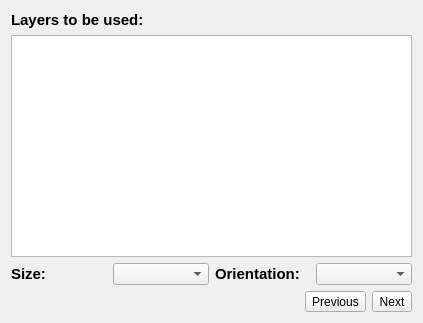
<?xml version="1.0" encoding="UTF-8"?>
<ui version="4.0">
 <class>chLayerPageWidget</class>
 <widget class="QWidget" name="chLayerPageWidget">
  <property name="geometry">
   <rect>
    <x>0</x>
    <y>0</y>
    <width>423</width>
    <height>323</height>
   </rect>
  </property>
  <property name="windowTitle">
   <string>Form</string>
  </property>
  <layout class="QVBoxLayout" name="verticalLayout_2">
   <item>
    <layout class="QVBoxLayout" name="verticalLayout">
     <item>
      <widget class="QLabel" name="label">
       <property name="font">
        <font>
         <pointsize>10</pointsize>
         <weight>75</weight>
         <bold>true</bold>
        </font>
       </property>
       <property name="text">
        <string>&lt;html&gt;&lt;head/&gt;&lt;body&gt;&lt;p&gt;&lt;span style=&quot; font-size:11pt;&quot;&gt;Layers to be used:&lt;/span&gt;&lt;/p&gt;&lt;/body&gt;&lt;/html&gt;</string>
       </property>
      </widget>
     </item>
     <item>
      <widget class="QListView" name="lvLayers"/>
     </item>
    </layout>
   </item>
   <item>
    <layout class="QHBoxLayout" name="horizontalLayout">
     <item>
      <widget class="QLabel" name="label_2">
       <property name="font">
        <font>
         <pointsize>10</pointsize>
         <weight>75</weight>
         <bold>true</bold>
        </font>
       </property>
       <property name="text">
        <string>&lt;html&gt;&lt;head/&gt;&lt;body&gt;&lt;p&gt;&lt;span style=&quot; font-size:11pt;&quot;&gt;Size:&lt;/span&gt;&lt;/p&gt;&lt;/body&gt;&lt;/html&gt;</string>
       </property>
      </widget>
     </item>
     <item>
      <widget class="QComboBox" name="cbSize"/>
     </item>
     <item>
      <widget class="QLabel" name="label_3">
       <property name="font">
        <font>
         <pointsize>10</pointsize>
         <weight>75</weight>
         <bold>true</bold>
        </font>
       </property>
       <property name="text">
        <string>&lt;html&gt;&lt;head/&gt;&lt;body&gt;&lt;p&gt;&lt;span style=&quot; font-size:11pt;&quot;&gt;Orientation:&lt;/span&gt;&lt;/p&gt;&lt;/body&gt;&lt;/html&gt;</string>
       </property>
      </widget>
     </item>
     <item>
      <widget class="QComboBox" name="cbOrientation"/>
     </item>
    </layout>
   </item>
   <item>
    <layout class="QHBoxLayout" name="horizontalLayout_2">
     <item>
      <spacer name="horizontalSpacer">
       <property name="orientation">
        <enum>Qt::Horizontal</enum>
       </property>
       <property name="sizeHint" stdset="0">
        <size>
         <width>40</width>
         <height>20</height>
        </size>
       </property>
      </spacer>
     </item>
     <item>
      <widget class="QToolButton" name="tbPrevious">
       <property name="text">
        <string>Previous</string>
       </property>
      </widget>
     </item>
     <item>
      <widget class="QToolButton" name="tbNext">
       <property name="text">
        <string>Next</string>
       </property>
      </widget>
     </item>
    </layout>
   </item>
  </layout>
 </widget>
 <resources/>
 <connections/>
</ui>
